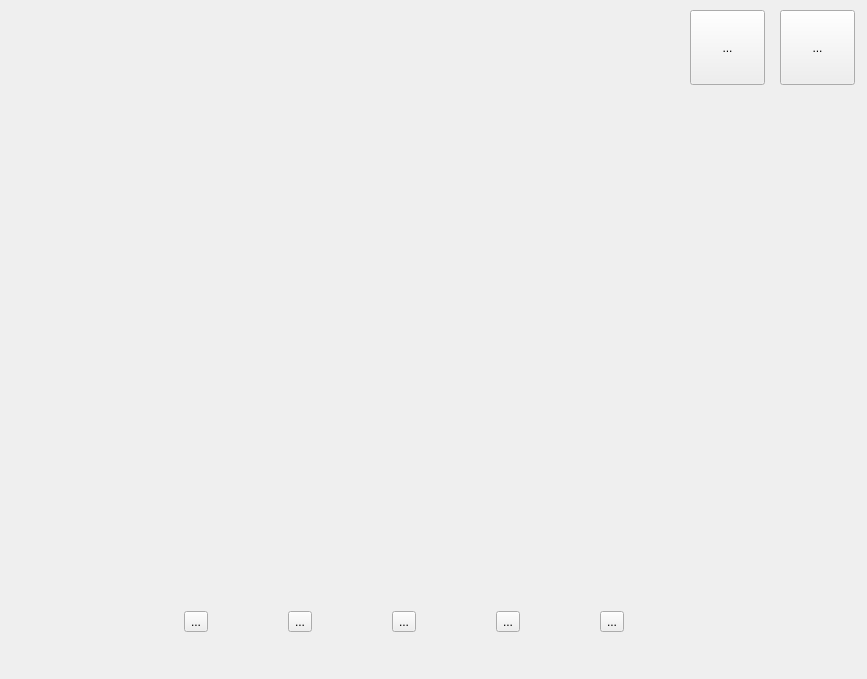
<?xml version="1.0" encoding="UTF-8"?>
<ui version="4.0">
 <class>Widget</class>
 <widget class="QWidget" name="Widget">
  <property name="geometry">
   <rect>
    <x>0</x>
    <y>0</y>
    <width>867</width>
    <height>679</height>
   </rect>
  </property>
  <property name="windowTitle">
   <string>Form</string>
  </property>
  <widget class="QToolButton" name="settingBtn">
   <property name="geometry">
    <rect>
     <x>690</x>
     <y>10</y>
     <width>75</width>
     <height>75</height>
    </rect>
   </property>
   <property name="sizePolicy">
    <sizepolicy hsizetype="Fixed" vsizetype="Fixed">
     <horstretch>0</horstretch>
     <verstretch>0</verstretch>
    </sizepolicy>
   </property>
   <property name="text">
    <string>...</string>
   </property>
   <property name="icon">
    <iconset resource="resource.qrc">
     <normaloff>:/Image/settings.png</normaloff>:/Image/settings.png</iconset>
   </property>
   <property name="iconSize">
    <size>
     <width>75</width>
     <height>75</height>
    </size>
   </property>
   <property name="autoRaise">
    <bool>false</bool>
   </property>
  </widget>
  <widget class="QToolButton" name="shopBtn">
   <property name="geometry">
    <rect>
     <x>780</x>
     <y>10</y>
     <width>75</width>
     <height>75</height>
    </rect>
   </property>
   <property name="sizePolicy">
    <sizepolicy hsizetype="Fixed" vsizetype="Fixed">
     <horstretch>0</horstretch>
     <verstretch>0</verstretch>
    </sizepolicy>
   </property>
   <property name="text">
    <string>...</string>
   </property>
   <property name="icon">
    <iconset resource="resource.qrc">
     <normaloff>:/Image/shop.png</normaloff>:/Image/shop.png</iconset>
   </property>
   <property name="iconSize">
    <size>
     <width>75</width>
     <height>75</height>
    </size>
   </property>
   <property name="autoRaise">
    <bool>false</bool>
   </property>
  </widget>
  <widget class="QWidget" name="widget" native="true">
   <property name="geometry">
    <rect>
     <x>110</x>
     <y>570</y>
     <width>591</width>
     <height>103</height>
    </rect>
   </property>
   <layout class="QHBoxLayout" name="horizontalLayout">
    <item>
     <widget class="QToolButton" name="beltBtn">
      <property name="sizePolicy">
       <sizepolicy hsizetype="Fixed" vsizetype="Fixed">
        <horstretch>0</horstretch>
        <verstretch>0</verstretch>
       </sizepolicy>
      </property>
      <property name="text">
       <string>...</string>
      </property>
      <property name="icon">
       <iconset resource="resource.qrc">
        <normaloff>:/Image/belt_button.png</normaloff>:/Image/belt_button.png</iconset>
      </property>
      <property name="iconSize">
       <size>
        <width>75</width>
        <height>75</height>
       </size>
      </property>
      <property name="autoRaise">
       <bool>false</bool>
      </property>
     </widget>
    </item>
    <item>
     <widget class="QToolButton" name="minerBtn">
      <property name="sizePolicy">
       <sizepolicy hsizetype="Fixed" vsizetype="Fixed">
        <horstretch>0</horstretch>
        <verstretch>0</verstretch>
       </sizepolicy>
      </property>
      <property name="text">
       <string>...</string>
      </property>
      <property name="icon">
       <iconset resource="resource.qrc">
        <normaloff>:/Image/miner_button.png</normaloff>:/Image/miner_button.png</iconset>
      </property>
      <property name="iconSize">
       <size>
        <width>75</width>
        <height>75</height>
       </size>
      </property>
      <property name="autoRaise">
       <bool>false</bool>
      </property>
     </widget>
    </item>
    <item>
     <widget class="QToolButton" name="cutterBtn">
      <property name="sizePolicy">
       <sizepolicy hsizetype="Fixed" vsizetype="Fixed">
        <horstretch>0</horstretch>
        <verstretch>0</verstretch>
       </sizepolicy>
      </property>
      <property name="text">
       <string>...</string>
      </property>
      <property name="icon">
       <iconset resource="resource.qrc">
        <normaloff>:/Image/cutter_button.png</normaloff>:/Image/cutter_button.png</iconset>
      </property>
      <property name="iconSize">
       <size>
        <width>75</width>
        <height>75</height>
       </size>
      </property>
      <property name="autoRaise">
       <bool>false</bool>
      </property>
     </widget>
    </item>
    <item>
     <widget class="QToolButton" name="spadeBtn">
      <property name="sizePolicy">
       <sizepolicy hsizetype="Fixed" vsizetype="Fixed">
        <horstretch>0</horstretch>
        <verstretch>0</verstretch>
       </sizepolicy>
      </property>
      <property name="text">
       <string>...</string>
      </property>
      <property name="icon">
       <iconset resource="resource.qrc">
        <normaloff>:/Image/spade.png</normaloff>:/Image/spade.png</iconset>
      </property>
      <property name="iconSize">
       <size>
        <width>75</width>
        <height>75</height>
       </size>
      </property>
      <property name="autoRaise">
       <bool>false</bool>
      </property>
     </widget>
    </item>
    <item>
     <widget class="QToolButton" name="trashBtn">
      <property name="sizePolicy">
       <sizepolicy hsizetype="Fixed" vsizetype="Fixed">
        <horstretch>0</horstretch>
        <verstretch>0</verstretch>
       </sizepolicy>
      </property>
      <property name="text">
       <string>...</string>
      </property>
      <property name="icon">
       <iconset resource="resource.qrc">
        <normaloff>:/Image/trash_button.png</normaloff>:/Image/trash_button.png</iconset>
      </property>
      <property name="iconSize">
       <size>
        <width>75</width>
        <height>75</height>
       </size>
      </property>
      <property name="autoRaise">
       <bool>false</bool>
      </property>
     </widget>
    </item>
   </layout>
  </widget>
 </widget>
 <resources>
  <include location="resource.qrc"/>
 </resources>
 <connections/>
</ui>
